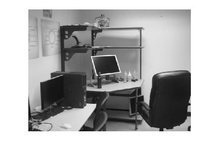
%> input picture projectPics/starsLZScaled.jpg, 220 x 151 px, shrunk from 536 x 368 before the run
$ octave --eval "result = SIFT(imread('../projectPics/starsLZScaled.jpg'));"   (GNU Octave 9; MATLAB toolbox functions it lacks are replaced by stand-ins)
%> lines starting %> are read from the running program, lines starting %| are printed output that depends on the picture
### src/doG.m
function [pyramid,diff_pyramid] = doG ( image )
    num_octaves = 4;
    num_img_per_octave = 6;
    window_size = 33;
    pyramid = cell(num_octaves,num_img_per_octave);
    for scale = 1:num_img_per_octave

        for octave = 0:num_octaves-1
            sigma = 2^(octave)*2^((scale-2)/2)
            gaussian = fspecial('gaussian',window_size,sigma);
            pyramid{octave+1,scale} = scaleimg(conv2(image,gaussian,'same'),1/2^octave);
        end
    end

    diff_pyramid = cell(num_octaves,num_img_per_octave-1);
    for i = 1:num_octaves
        for j = 1:num_img_per_octave-1
            diff_pyramid{i,j} = pyramid{i,j} - pyramid{i,j+1};
        end
    end
end

### src/SIFT.m
function [features,pyramid,dpyramid] = SIFT(image)
% expects image to be grayscale image
    image = im2double(image);
    [Dx,Dy] = gradient(image);
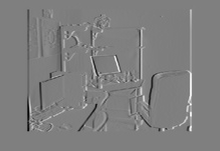
%> Dx: size 151x220x3 double; min -0.492, max 0.492, mean 2.01e-20; drawn with min black and max white
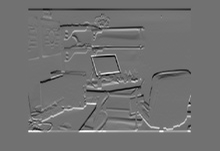
%> Dy: size 151x220x3 double; min -0.394, max 0.488, mean -5.9e-08; drawn with min black and max white
    [Dxx,Dxy] = gradient(Dx);
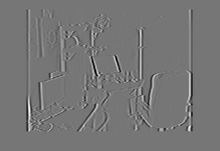
%> Dxx: size 151x220x3 double; min -0.338, max 0.39, mean 2.76e-20; drawn with min black and max white
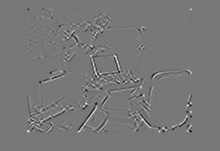
%> Dxy: size 151x220x3 double; min -0.217, max 0.243, mean 2.09e-22; drawn with min black and max white
    [Dyx,Dyy] = gradient(Dy);
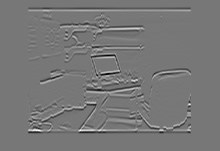
%> Dyy: size 151x220x3 double; min -0.336, max 0.379, mean 1.77e-07; drawn with min black and max white
    [pyramid,dpyramid] = doG(image);
%> the run ends on the next line
    [num_octaves, num_scales] = size(dpyramid);
    [r,c] = size(image);
    cumresult = zeros(r,c);
    Ro = 10;
    T = (Ro+1)^2/Ro;
    for octave = 1:num_octaves
        [r,c] = size(dpyramid{octave,1})
        result = zeros(r,c);
        for scale = 2:num_scales-1
            for x = 2:r-1
                for y = 2:c-1
                    is_minmax = is_extrema(dpyramid{octave,scale-1},dpyramid{octave,scale},dpyramid{octave,scale+1},x,y);
                    if is_minmax
                        doGVal = dpyramid{octave,scale}(x,y);
                        if abs(image(x,y)-doGVal) >= 0.03
                            H = [Dxx(x,y),Dxy(x,y);Dyx(x,y),Dyy(x,y)];
                            t = trace(H)^2/det(H);
                            if t < T
                                result(x,y) = 1;
                            end
                        end
                    end
                end
            end
        end
        cumresult = cumresult + scaleimg(result,2^(octave-1));
    end
    features = cumresult;
end

$ run again, on projectPics/starsRScaled.jpg
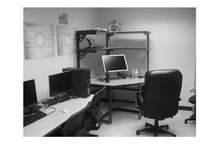
%> input picture projectPics/starsRScaled.jpg, 220 x 153 px, shrunk from 652 x 454 before the run
%> in SIFT, `[Dx,Dy] = gradient(image);`:
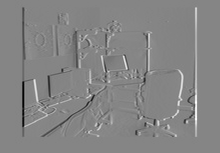
%> Dx: size 153x220x3 double; min -0.496, max 0.455, mean 3.63e-20; drawn with min black and max white
%> in SIFT, `[Dyx,Dyy] = gradient(Dy);`:
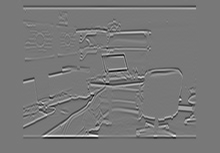
%> Dyy: size 153x220x3 double; min -0.339, max 0.376, mean 7.86e-07; drawn with min black and max white

$ run again, on projectPics/zeroPad.jpg
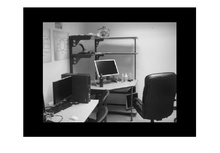
%> input picture projectPics/zeroPad.jpg, 220 x 153 px, shrunk from 652 x 454 before the run
%> in SIFT, `[Dxx,Dxy] = gradient(Dx);`:
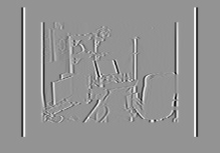
%> Dxx: size 153x220x3 double; min -0.356, max 0.259, mean -1.21e-19; drawn with min black and max white
%> in SIFT, `[Dyx,Dyy] = gradient(Dy);`:
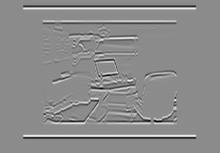
%> Dyy: size 153x220x3 double; min -0.358, max 0.294, mean 2.77e-05; drawn with min black and max white
